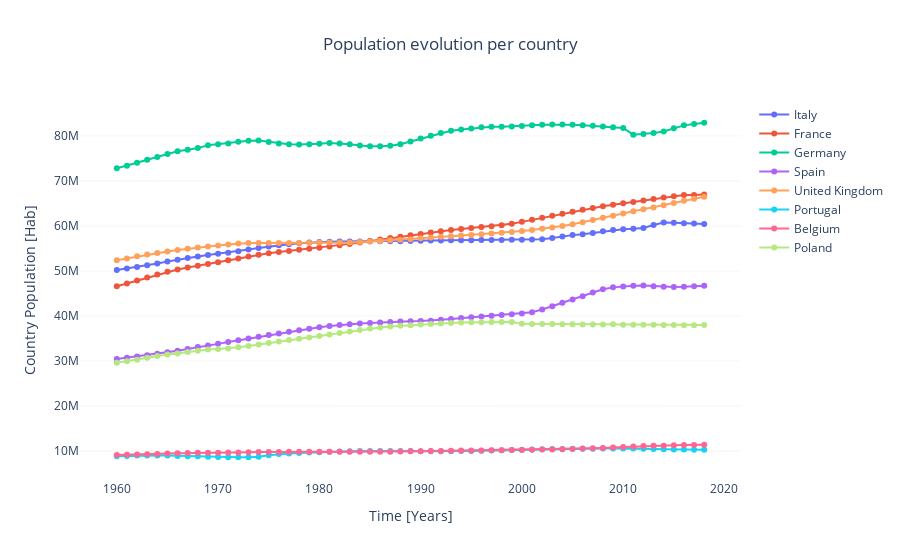

The notebook cell this image was saved under:
### Code cell
# Display population grow for countries previously check
fig = go.Figure()

for c in list_c: 
    data_plot = np.array(df_gp[c])
    fig.add_trace(go.Scatter(
        mode = 'lines+markers',
        x = df_gp.Date,
        y = data_plot,
        name = c
    ))
    
# change background color, yaxis type and horizontal bar selector
fig.update_layout(
    xaxis_title = 'Time [Years]',
    yaxis_title = 'Country Population [Hab]',
    title = 'Population evolution per country',
    title_x = 0.5,
    plot_bgcolor='white'
)

# change y axis grid options
fig.update_yaxes(showgrid=True, gridwidth=.3, gridcolor='gainsboro')
